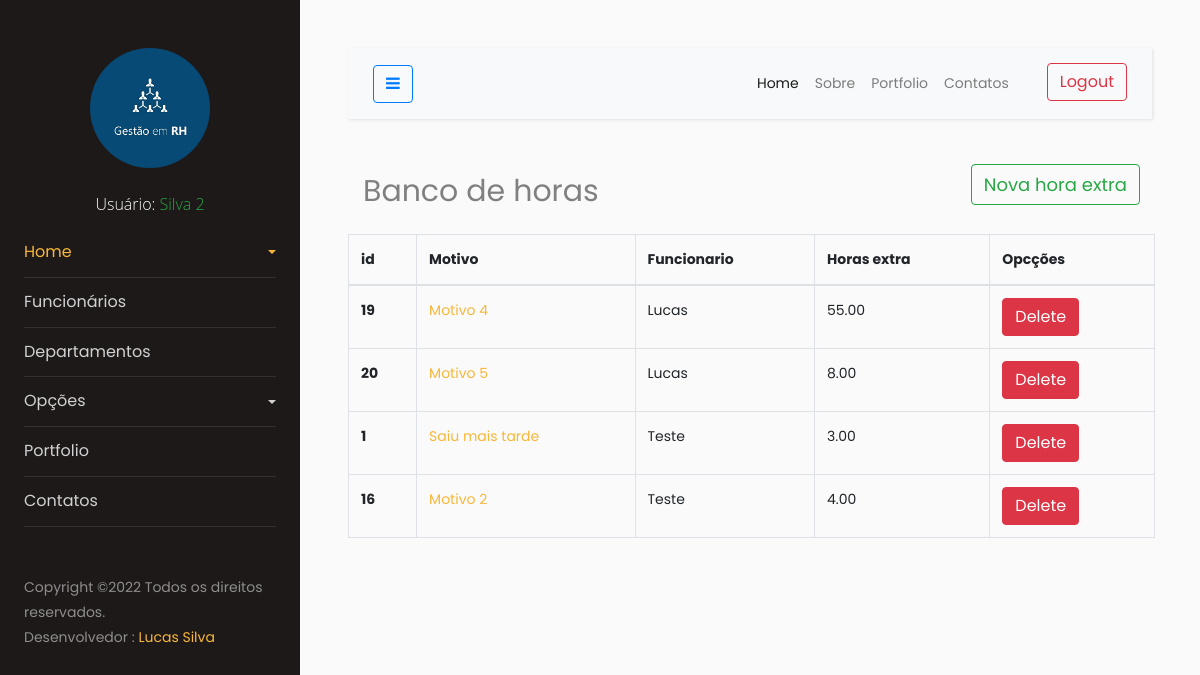
/horas-extras/ (signed in), run on the app's committed database.
### funcionarios/models.py (models this page shows, shortened)
class Funcionario(models.Model):
    nome = models.CharField(max_length=100, help_text="Nome do funcionário")
    sobrenome = models.CharField(max_length=100, null=False, blank=False,help_text="Sobre nome do funcionario")
    telefone = models.CharField(max_length=11, null=True)
    email = models.CharField(max_length=80, null=False, blank=False, help_text="E-mail")
    user = models.OneToOneField(User, on_delete=models.PROTECT)
    departamentos = models.ManyToManyField(Departamento)
    empresa = models.ForeignKey(Empresa, on_delete=models.PROTECT, null=True, blank=True)
    foto_funcionatio = models.ImageField(upload_to=nome, null=True, blank=True)
    class Meta:
        verbose_name = 'Funcionario'
        verbose_name_plural = 'Funcionarios'
    def __str__(Self):
        return Self.nome

### apps/registro_hora_extra/models.py (models this page shows, shortened)
class RegistroHoraExtra(models.Model):
    motivo = models.CharField(max_length=70, help_text="Motivo da Hora Extra")
    funcionario = models.ForeignKey(Funcionario, on_delete=models.PROTECT)
    horas = models.DecimalField(max_digits=5, decimal_places=2)

### apps/registro_hora_extra/views.py (the view)
# urls.py: path('', HoraExtraList.as_view(), name='list_horas_extra'),
class HoraExtraList(ListView):
    model = RegistroHoraExtra
    def get_queryset(self):
        empresa_logada = self.request.user.funcionario.empresa
        return RegistroHoraExtra.objects.filter(funcionario__empresa=empresa_logada)

### apps/registro_hora_extra/templates/registro_hora_extra/registrohoraextra_list.html (shortened to what this page needs)
{% extends 'base.html' %}
{% load static %}
{% load bootstrap5 %}
{% block main %}
<div class="container">
    <div class="row">
      <div class="col-md" style="align-items: center; padding-top: 15px;">
        <p style="float: left;font-size: 30px;">Banco de horas</p>
    </div>
    <div class="col-md" style="align-items: center; padding-top: 15px;">
        <a href="{% url 'create_hora_extra' %}" class="btn btn-outline-success" style="float: right; font-size: 18px;">Nova hora extra</a>
    </div>
        <table class="table table-bordered">
            <thead>
              <tr>
                <th scope="col">id</th>
                <th scope="col">Motivo</th>
                <th scope="col">Funcionario</th>
                <th scope="col">Horas extra</th>
                <th scope="col">Opcções</th>
              </tr>
            </thead>
            <tbody>
                {% for registro_re in object_list %}
                    <tr>
                        <th scope="row">{{ registro_re.id }}</th>
                        <td><a href="{% url 'update_hora_extra' registro_re.id %}">{{ registro_re.motivo }}</a></td>
                        <td>{{ registro_re.funcionario }}</td>
                        <td>{{ registro_re.horas }}</td>
                        <td>
                          {% buttons %}
                            <a class="btn btn-danger" href="{% url 'delete_hora_extra' registro_re.id %}">Delete</a>
                          {% endbuttons %}
                        </td>
                    </tr>
                {% endfor %}
            </tbody>
          </table>
    </div>
</div>
{% endblock %}

### templates/base.html (shortened to what this page needs)
{% load static %}
<!DOCTYPE html>
<html lang="pt-br">
<head>
    <link rel="stylesheet" href="{% static 'bootstrap/css/bootstrap.min.css' %}">
    <link rel="stylesheet" href="{% static 'css/style.css' %}">
    <link rel="stylesheet" href="https://stackpath.bootstrapcdn.com/font-awesome/4.7.0/css/font-awesome.min.css">
    <link rel="stylesheet" href="{% static 'css/modal-login.css' %}">
</head>
<body>
		<div class="wrapper d-flex align-items-stretch">
			<nav id="sidebar">
				<div class="p-4 pt-5">
		  		<a href="{% url 'home' %}" >
            <img class="img logo rounded-circle mb-5" src="{% static 'images/img.png' %}" alt="">
          </a>
          {% if user.is_authenticated %}
          <p class="usuario">Usuário: <span class="text-success"> {{ usuario.funcionario.nome }}
            {{ user.funcionario.sobrenome }}
          </span></p>
          {% else %}
          <p>{{ usuario.funcionario.sobrenome }}</p>
          {% endif %}
          <ul class="list-unstyled components mb-5">
            <li class="active">
              <a href="#homeSubmenu" data-toggle="collapse" aria-expanded="false" class="dropdown-toggle">Home</a>
            </li>
            <li>
                <a href="{% url 'list_funcionarios' %}">Funcionários</a>
            </li>
            <li>
              <a href="{% url 'list_departamento' %}">Departamentos</a>
          </li>
            <li>
              <a href="#pageSubmenu" data-toggle="collapse" aria-expanded="false" class="dropdown-toggle">Opções</a>
	          </li>
	          <li>
              <a href="#">Portfolio</a>
	          </li>
	          <li>
              <a href="#">Contatos</a>
	          </li>
	        </ul>
	        <div class="footer">
	        	<p>
                    Copyright &copy;<script>document.write(new Date().getFullYear());</script>
                    Todos os direitos reservados. <br>
                    Desenvolvedor : <a href="" target="_blank">Lucas Silva</a>
                </p>
	        </div>
	      </div>
    	</nav>
      <div id="content" class="p-4 p-md-5">
        <nav class="navbar navbar-expand-lg navbar-light bg-light">
          <div class="container-fluid">
            <button type="button" id="sidebarCollapse" class="btn btn-outline-primary">
              <i class="fa fa-bars"></i>
            </button>
            <div class="collapse navbar-collapse" id="navbarSupportedContent">
              <ul class="nav navbar-nav ml-auto">
                <li class="nav-item active">
                    <a class="nav-link" href="{% url 'home' %}">Home</a>
                </li>
                <li class="nav-item">
                    <a class="nav-link" href="#">Sobre</a>
                </li>
                <li class="nav-item">
                    <a class="nav-link" href="#">Portfolio</a>
                </li>
                <li class="nav-item">
                    <a class="nav-link" href="#">Contatos</a>
                </li>
                <li class="nav-item">
                {% if user.is_authenticated %}
                    <a style="margin-left: 30px;" class="btn btn-outline-danger" href="{% url 'sair' %}">Logout</a>
                {% else %}
                <label class="btn btn-outline-success" for="dialog_state">Login</label>
                {% endif %}
              </li>
              </ul>
            </div>
          </div>
        </nav>
        {% block main %} {% endblock %}
    </div>
</div>
</body>
</html>

### data on the page
RegistroHoraExtra: id "19", motivo "Motivo 4", funcionario "Lucas", horas "55.00"
RegistroHoraExtra: id "20", motivo "Motivo 5", funcionario "Lucas", horas "8.00"
RegistroHoraExtra: id "1", motivo "Saiu mais tarde", funcionario "Teste", horas "3.00"
RegistroHoraExtra: id "16", motivo "Motivo 2", funcionario "Teste", horas "4.00"

### other printed values
{{ user.funcionario.sobrenome }} "Silva 2"
